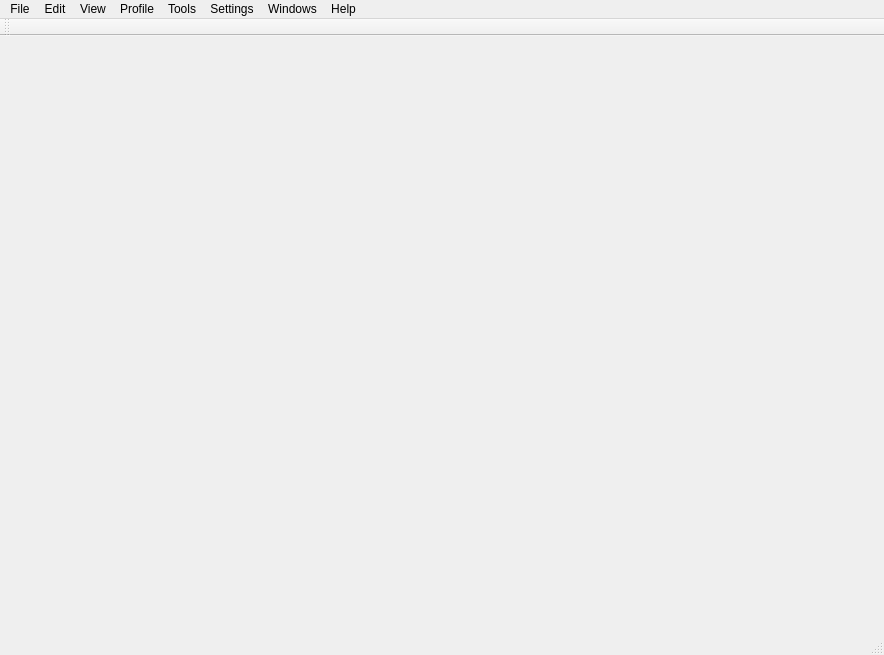
<?xml version="1.0" encoding="UTF-8"?>
<ui version="4.0">
 <class>MainWindow</class>
 <widget class="QMainWindow" name="MainWindow">
  <property name="geometry">
   <rect>
    <x>0</x>
    <y>0</y>
    <width>884</width>
    <height>655</height>
   </rect>
  </property>
  <property name="maximumSize">
   <size>
    <width>16777215</width>
    <height>16777215</height>
   </size>
  </property>
  <property name="windowTitle">
   <string notr="true">GTATools GUI Tool</string>
  </property>
  <property name="dockNestingEnabled">
   <bool>true</bool>
  </property>
  <widget class="QWidget" name="centralwidget"/>
  <widget class="QMenuBar" name="menuBar">
   <property name="geometry">
    <rect>
     <x>0</x>
     <y>0</y>
     <width>884</width>
     <height>20</height>
    </rect>
   </property>
   <widget class="QMenu" name="menuProfile">
    <property name="title">
     <string>Profile</string>
    </property>
   </widget>
   <widget class="QMenu" name="menuEdit">
    <property name="title">
     <string>Edit</string>
    </property>
   </widget>
   <widget class="QMenu" name="menuFile">
    <property name="title">
     <string>File</string>
    </property>
   </widget>
   <widget class="QMenu" name="menuSettings">
    <property name="title">
     <string>Settings</string>
    </property>
   </widget>
   <widget class="QMenu" name="menuView">
    <property name="title">
     <string>View</string>
    </property>
   </widget>
   <widget class="QMenu" name="menuHelp">
    <property name="title">
     <string>Help</string>
    </property>
   </widget>
   <widget class="QMenu" name="menuWindows">
    <property name="title">
     <string>Windows</string>
    </property>
   </widget>
   <widget class="QMenu" name="menuTools">
    <property name="title">
     <string>Tools</string>
    </property>
   </widget>
   <addaction name="menuFile"/>
   <addaction name="menuEdit"/>
   <addaction name="menuView"/>
   <addaction name="menuProfile"/>
   <addaction name="menuTools"/>
   <addaction name="menuSettings"/>
   <addaction name="menuWindows"/>
   <addaction name="menuHelp"/>
  </widget>
  <widget class="QStatusBar" name="statusbar">
   <property name="sizeGripEnabled">
    <bool>true</bool>
   </property>
  </widget>
  <widget class="QToolBar" name="toolBar">
   <property name="windowTitle">
    <string>toolBar</string>
   </property>
   <attribute name="toolBarArea">
    <enum>TopToolBarArea</enum>
   </attribute>
   <attribute name="toolBarBreak">
    <bool>false</bool>
   </attribute>
  </widget>
  <action name="actionSettings">
   <property name="text">
    <string>Settings...</string>
   </property>
  </action>
 </widget>
 <resources/>
 <connections/>
</ui>
